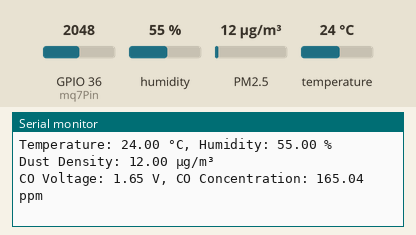
This sketch was run on a simulated ESP32. Parts: the last lines printed to the serial monitor. The inputs (shaded band) are chosen by the test bench; at power-on: humidity 55 %, PM2.5 12 µg/m³, GPIO 36 (mq7Pin) = 2048, temperature 24 °C. WiFi joins after 1.5 s; servers stay silent unless stated.

Above: at 3.0 s.
3.1 s: humidity set to 22 %
At 4.3 s:
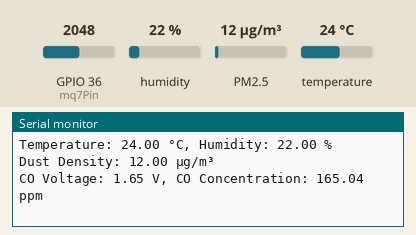
4.6 s: PM2.5 set to 6 µg/m³
At 5.3 s:
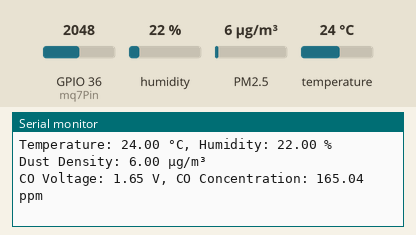
6.1 s: GPIO 36 (mq7Pin) set to 2866
At 6.8 s:
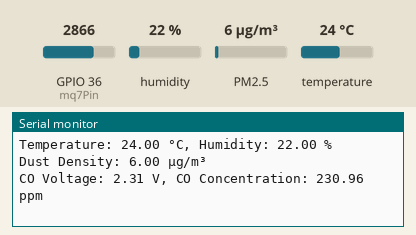
7.6 s: temperature set to 12 °C
At 8.3 s:
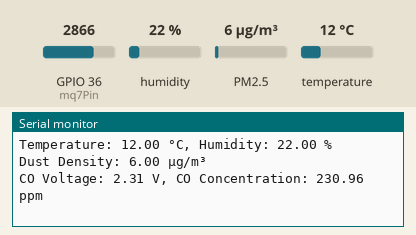
9.1 s: PM2.5 set to 75 µg/m³
At 9.8 s:
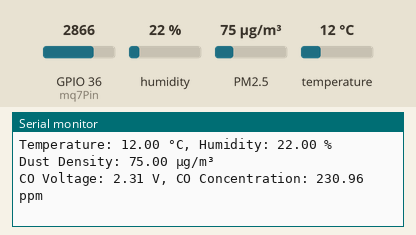
10.6 s: GPIO 36 (mq7Pin) set to 3972
At 11.4 s:
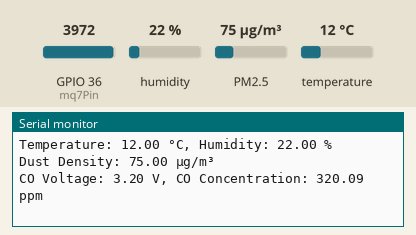
Timing chart, 0 to 13.1 s (numbered marks = the images above; inputs shaded):
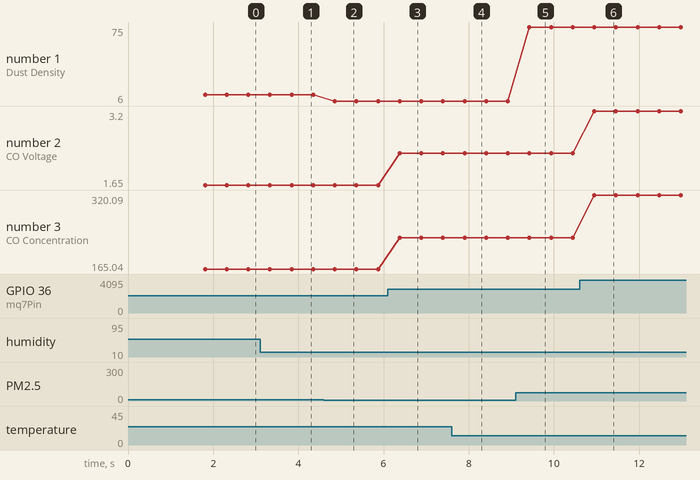

Measured:
- after the input at 3.1 s, the serial monitor: prints a new line after 0.74 s (image 1)
- after the input at 4.6 s, the serial monitor: prints a new line after 0.25 s (image 2)
- after the input at 6.1 s, the serial monitor: prints a new line after 0.28 s (image 3)
- after the input at 7.6 s, the serial monitor: prints a new line after 0.30 s (image 4)
- after the input at 9.1 s, the serial monitor: prints a new line after 0.32 s (image 5)
- after the input at 10.6 s, the serial monitor: prints a new line after 0.35 s (image 6)
- plotted number 1: 12 → 6 after the input at 4.6 s, 6 → 75 after the input at 9.1 s
- plotted number 2: 1.65 → 2.31 after the input at 6.1 s, 2.31 → 3.2 after the input at 10.6 s

The sketch:

MAT_DO_BUI_CO_DHT.ino
```cpp
int thietbi = 2;  //Thứ tự của 2 thiết bị

#include <DHT.h>

#define DHTPIN 27    // Chân kết nối với cảm biến DHT22
#define DHTTYPE DHT22 // Loại cảm biến DHT

DHT dht(DHTPIN, DHTTYPE);
#include <GP2YDustSensor.h>

const uint8_t SHARP_LED_PIN = 26; // GPIO14, chân điều khiển LED của cảm biến
const uint8_t SHARP_VO_PIN = 39; // Chân ADC để đọc giá trị từ cảm biến
GP2YDustSensor dustSensor(GP2YDustSensorType::GP2Y1010AU0F, SHARP_LED_PIN, SHARP_VO_PIN);

const int mq7Pin = 36;   // Chân đọc tín hiệu từ cảm biến MQ-7

/* Fill-in information from Blynk Device Info here */
#define BLYNK_TEMPLATE_ID "TMPL6dbEVGXjq"
#define BLYNK_TEMPLATE_NAME "QUAN TRAC MOI TRUONG"
#define BLYNK_AUTH_TOKEN "Le1D9S670yA5DYLq-f9FuBK3621A8W8B"

/* Comment this out to disable prints and save space */
#define BLYNK_PRINT Serial


#include <WiFi.h>
#include <WiFiClient.h>
#include <BlynkSimpleEsp32.h>

// Your WiFi credentials.
// Set password to "" for open networks.
char ssid[] = "Inception Escape Room";
char pass[] = "IloveInception";
float humidity,temperature,dustDensity,co_concentration;
void setup() {
  Serial.begin(115200);
  dht.begin();
  dustSensor.begin();
  dustSensor.setCalibrationFactor(0.55);//hiệu chỉnh độ chíng xác
  Blynk.begin(BLYNK_AUTH_TOKEN, ssid, pass, "blynk.cloud", 80);
}
void gui(){
  if(thietbi == 1){
  Blynk.virtualWrite(V0,temperature);
  Blynk.virtualWrite(V1,humidity);
  Blynk.virtualWrite(V2,dustDensity);
  Blynk.virtualWrite(V3,co_concentration);
  }
  if(thietbi == 2){
  Blynk.virtualWrite(V10,temperature);
  Blynk.virtualWrite(V11,humidity);
  Blynk.virtualWrite(V12,dustDensity);
  Blynk.virtualWrite(V13,co_concentration);
  }
}
void loop() {
  Blynk.run();
  // Đọc giá trị từ cảm biến DHT22
  humidity = dht.readHumidity();
  temperature = dht.readTemperature();

  // Kiểm tra lỗi đọc cảm biến DHT22
  if (isnan(humidity) || isnan(temperature)) {
    Serial.println("Failed to read from DHT sensor!");
  } else {
    Serial.print("Temperature: ");
    Serial.print(temperature);
    Serial.print(" °C, Humidity: ");
    Serial.print(humidity);
    Serial.println(" %");
  }
  dustDensity = dustSensor.getDustDensity();

  Serial.print("Dust Density: ");
  Serial.print(dustDensity);
  Serial.println(" µg/m³");

  // Đọc giá trị từ cảm biến MQ-7
  int mq7Value = analogRead(mq7Pin);  // Đọc giá trị từ chân ADC

  // Chuyển đổi giá trị đọc được thành điện áp
  float mq7Voltage = mq7Value * (3.3 / 4095.0);

  // Áp dụng công thức tính toán nồng độ khí CO (điện áp)
  // Lưu ý: Bạn cần hiệu chỉnh công thức này dựa trên đặc điểm cụ thể của cảm biến MQ-7.
   co_concentration = mq7Voltage * 100; // Thay đổi công thức này nếu cần thiết.

  // In giá trị điện áp và nồng độ khí CO ra Serial Monitor
  Serial.print("CO Voltage: ");
  Serial.print(mq7Voltage);
  Serial.print(" V, CO Concentration: ");
  Serial.print(co_concentration);
  Serial.println(" ppm");
  gui();

  delay(500); // Chờ 2 phút trước khi đo lại
}
```
